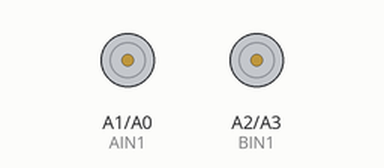
This sketch was run on a simulated Arduino Uno, built with avr-gcc and run on an emulated ATmega328P. Parts: motor-driver pin pairs drawn as motors (green arrow = first pin HIGH = forward, orange = second pin HIGH = backward, longer = more drive, scaled by the enable pin). At 3.2 s the program stops and its outputs stay as they are.

Above: at 1.3 s.
Timing chart, 0 to 2.8 s (numbered marks = the images above):
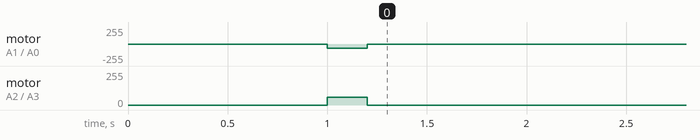

Measured:
- by itself, motor on A1 (AIN1) / A0 (AIN2): stopped → backward 60/255 at 1.0 s, → stopped 0.20 s later
- by itself, motor on A2 (BIN1) / A3 (BIN2): stopped → forward 60/255 at 1.0 s, → stopped 0.20 s later

The sketch:

Right-Turn.ino
```cpp
/*
   Experiment 02: Right-Turn

   This sketch drives the AlphaBot2 in a Right Pivot Turn (on the spot).
   Students will calibrate the TURN_DURATION_MS constant so that the
   robot turns EXACTLY 90 degrees clockwise.
*/

// H-Bridge Pin Definitions
#define PWMA 6  // Left Motor Speed pin (ENA)
#define AIN2 A0 // Left Motor Direction 2
#define AIN1 A1 // Left Motor Direction 1
#define PWMB 5  // Right Motor Speed pin (ENB)
#define BIN1 A2 // Right Motor Direction 1
#define BIN2 A3 // Right Motor Direction 2

// --- CALIBRATION ---
// TODO: Adjust this delay (in milliseconds) until the turn is exactly 90
// degrees!
const unsigned long TURN_DURATION_MS = 200; // Estimated baseline
const int TURN_SPEED = 60;                  // Fixed turning speed

void setup() {
  pinMode(PWMA, OUTPUT);
  pinMode(AIN2, OUTPUT);
  pinMode(AIN1, OUTPUT);
  pinMode(PWMB, OUTPUT);
  pinMode(BIN1, OUTPUT);
  pinMode(BIN2, OUTPUT);

  stopMotors();
  delay(1000); // Wait 1 second before starting
}

void loop() {
  // Execute pivot right turn
  pivotRight(TURN_SPEED);

  // Keep turning for the calibrated duration
  delay(TURN_DURATION_MS);

  // Stop the motors
  stopMotors();

  // Hold execution forever
  while (1) {
    delay(1000);
  }
}

/**
 * Commands the H-Bridge to turn the left wheel forward and the right wheel
 * backward. This spins the robot clockwise around its center (Pivot Turn).
 */
void pivotRight(int speed) {
  // Left Motor Forward: AIN1 = LOW, AIN2 = HIGH
  digitalWrite(AIN1, LOW);
  digitalWrite(AIN2, HIGH);

  // Right Motor Backward: BIN1 = HIGH, BIN2 = LOW
  digitalWrite(BIN1, HIGH);
  digitalWrite(BIN2, LOW);

  // Apply speeds
  analogWrite(PWMA, speed);
  analogWrite(PWMB, speed);
}

void stopMotors() {
  analogWrite(PWMA, 0);
  analogWrite(PWMB, 0);
  digitalWrite(AIN1, LOW);
  digitalWrite(AIN2, LOW);
  digitalWrite(BIN1, LOW);
  digitalWrite(BIN2, LOW);
}
```
